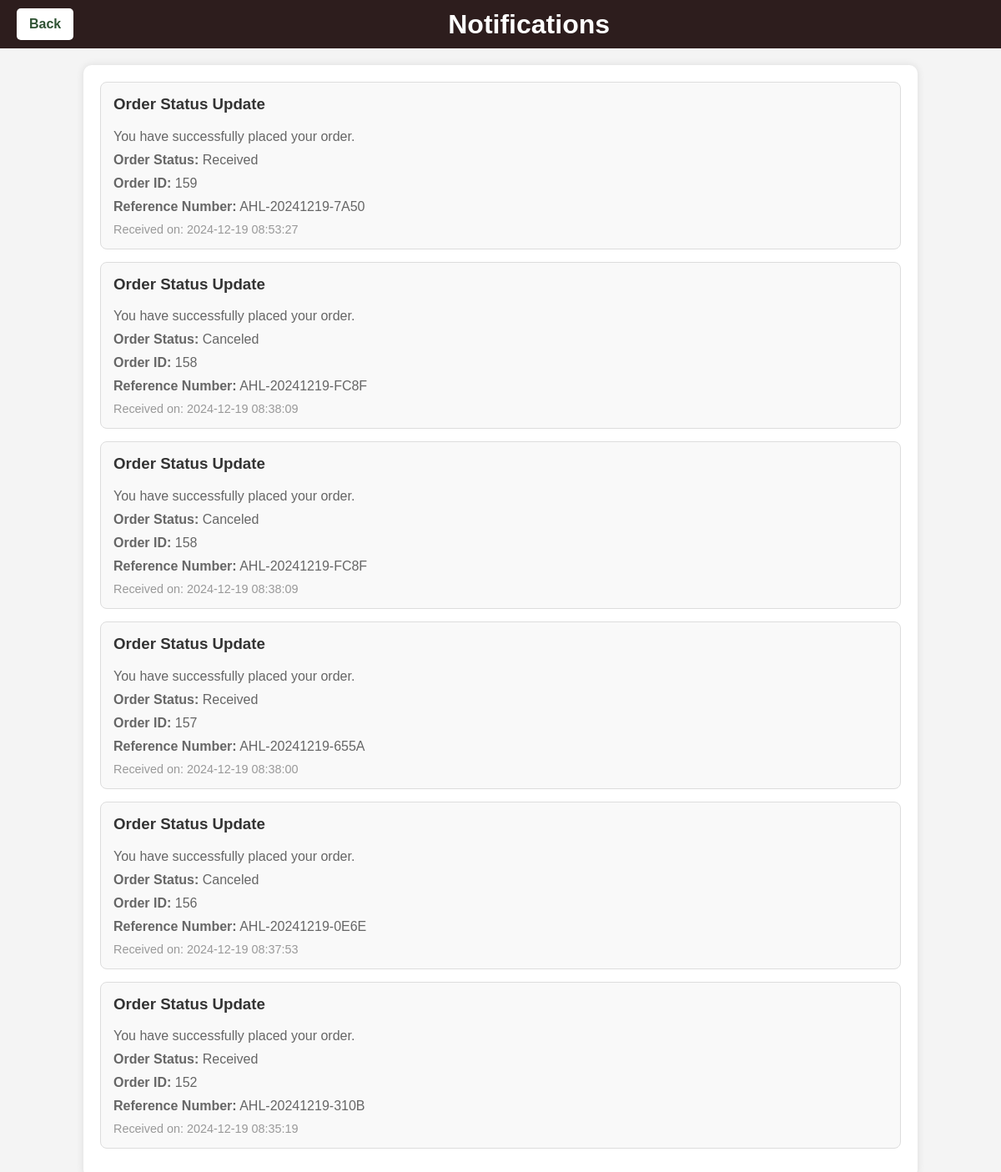
The page /products/notifications.php (signed in) on the database its author committed.
### tables this page shows
CREATE TABLE `notifications` (
  `id` int(11) NOT NULL,
  `order_id` int(11) NOT NULL,
  `title` varchar(255) NOT NULL,
  `message` text NOT NULL,
  `date_created` timestamp NOT NULL DEFAULT current_timestamp()
);

CREATE TABLE `orders` (
  `id` int(11) NOT NULL,
  `customer_id` int(11) NOT NULL,
  `order_date` timestamp NOT NULL DEFAULT current_timestamp(),
  `delivery_method` enum('pickup','cod') NOT NULL DEFAULT 'pickup',
  `reference_number` varchar(255) NOT NULL,
  `total_price` decimal(10,2) NOT NULL,
  `status` enum('pending','ready_to_pick_up','canceled','received') NOT NULL DEFAULT 'pending'
);

### products/notifications.php (the view, shortened to what this page needs)
<?php
include '../connections/config.php';
$email = $_SESSION['email'];
$sqlCustomer = "SELECT id FROM customers WHERE email = ?";
$stmtCustomer = $conn->prepare($sqlCustomer);
$stmtCustomer->bind_param("s", $email);
$stmtCustomer->execute();
$resultCustomer = $stmtCustomer->get_result();
$customer = $resultCustomer->fetch_assoc();
$customer_id = $customer['id'];
$sql = "
    SELECT n.*, o.reference_number, p.product_name, o.status, n.order_id
    FROM notifications n
    LEFT JOIN orders o ON n.order_id = o.id
    LEFT JOIN order_details od ON o.id = od.order_id
    LEFT JOIN products p ON od.product_id = p.product_id
    WHERE n.order_id IN (SELECT id FROM orders WHERE customer_id = ?)
    ORDER BY n.date_created DESC
";
$stmt = $conn->prepare($sql);
$stmt->bind_param("i", $customer_id);
$stmt->execute();
$result = $stmt->get_result();
?>
<!DOCTYPE html>
<html lang="en">
<head>
</head>
<body>
    <div class="header-container">
        <a href="customer.php" class="back-button">Back</a>
        <h1>Notifications</h1>
    </div>
    <div class="notifications-container">
        <?php
        if ($result->num_rows > 0) {
            while ($row = $result->fetch_assoc()) {
                $title = htmlspecialchars($row['title']);
                $message = htmlspecialchars($row['message']);
                $date_created = $row['date_created'];
                $reference_number = htmlspecialchars($row['reference_number']);
                $order_id = htmlspecialchars($row['order_id']);
                $order_status = ucfirst(str_replace('_', ' ', htmlspecialchars($row['status'])));
        ?>
                <div class="notification">
                    <h3><?php echo $title; ?></h3>
                    <p><?php echo $message; ?></p>
                    <p><strong>Order Status:</strong> <?php echo $order_status; ?></p>
                    <p><strong>Order ID:</strong> <?php echo $order_id; ?></p>
                    <p><strong>Reference Number:</strong> <?php echo $reference_number; ?></p>
                    <small>Received on: <?php echo $date_created; ?></small>
                </div>
        <?php
            }
        } else {
            echo "<p class='no-notifications'>No notifications available.</p>";
        }
        ?>
    </div>
</body>
</html>

### products/notifications.php (style rules this page uses)
body { font-family: Arial, sans-serif; background-color: #f4f4f4; margin: 0; padding: 0; }
.header-container { display: flex; align-items: center; justify-content: space-between; padding: 10px 20px; background-color: #2d1d1d; color: white; }
.header-container h1 { margin: 0; flex-grow: 1; text-align: center; }
.back-button { display: inline-block; background-color: white; color: #2F5233; padding: 10px 15px; text-decoration: none; border-radius: 5px; font-weight: bold; transition: background-color 0.3s ease; }
.notifications-container { width: 80%; margin: 20px auto; background-color: white; border-radius: 10px; padding: 20px; box-shadow: 0 0 10px rgba(0, 0, 0, 0.1); }
.notification { background-color: #f9f9f9; border: 1px solid #ddd; padding: 15px; margin-bottom: 15px; border-radius: 8px; transition: background-color 0.3s ease; }
.notification h3 { margin-top: 0; color: #333; }
.notification p { margin: 10px 0; color: #666; }
.notification small { display: block; margin-top: 10px; color: #999; font-size: 0.9em; }

### rows shown on the page
notifications: title "Order Status Update", message "You have successfully placed your order.", order.status "Received", order "159", order.reference_number "AHL-20241219-7A50", date_created "2024-12-19 08:53:27"
notifications: title "Order Status Update", message "You have successfully placed your order.", order.status "Canceled", order "158", order.reference_number "AHL-20241219-FC8F", date_created "2024-12-19 08:38:09"
notifications: title "Order Status Update", message "You have successfully placed your order.", order.status "Received", order "157", order.reference_number "AHL-20241219-655A", date_created "2024-12-19 08:38:00"
notifications: title "Order Status Update", message "You have successfully placed your order.", order.status "Canceled", order "156", order.reference_number "AHL-20241219-0E6E", date_created "2024-12-19 08:37:53"
notifications: title "Order Status Update", message "You have successfully placed your order.", order.status "Received", order "152", order.reference_number "AHL-20241219-310B", date_created "2024-12-19 08:35:19"
